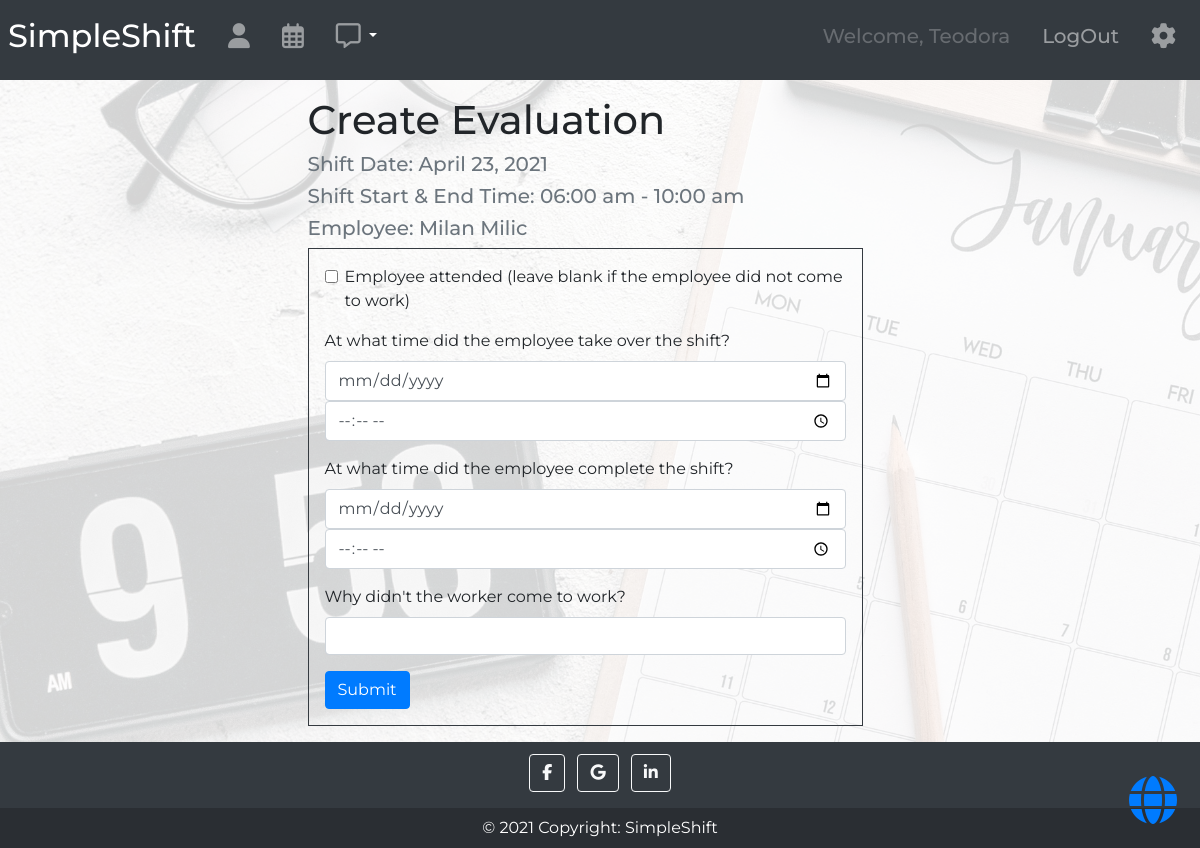
/shifts/37/evaluation_create/ (signed in), run on the app's committed database.
### shifts/models/employee_model.py (models this page shows, shortened)
class Employee(SimpleEmailConfirmationUserMixin, AbstractUser):
    job = models.ManyToManyField('Job', blank=True, related_name='employees')
    is_admin = models.BooleanField(default=False)
    is_employee = models.BooleanField(default=False)
    is_logged = models.BooleanField(default=False)
    def __str__(self):
        if self.first_name:
            return f"{self.first_name} {self.last_name}"
        else:
            return f"{self.username}"

### shifts/models/shift_employee_model.py (models this page shows, shortened)
class ShiftEmployee(models.Model):
    shift = models.ForeignKey('Shift', on_delete=models.CASCADE, related_name='assigned')
    employee = models.ForeignKey('Employee', on_delete=models.CASCADE, null=True, related_name='assigned')
    status = models.CharField(max_length=20, null=True, blank=True)
    absence_reason = models.CharField(max_length=255, null=True, blank=True)
    absence_report_time = models.DateTimeField(null=True, blank=True)

### shifts/models/shift_model.py (models this page shows, shortened)
class Shift(models.Model):
    start_time = models.DateTimeField()
    end_time = models.DateTimeField()
    job_type = models.ForeignKey('Job', on_delete=models.CASCADE, related_name='shifts')
    required_employees = models.PositiveIntegerField(default=1)
    def __str__(self):
        return f"{ self.get_start_time().strftime('%I:%M %p') } - { self.get_end_time().strftime('%I:%M %p') }".lower()
    def get_start_time(self):
        return self.start_time.replace(tzinfo=timezone.utc).astimezone(tz=None)
    def get_end_time(self):
        return self.end_time.replace(tzinfo=timezone.utc).astimezone(tz=None)

### shifts/views/shift_evaluation_views.py (the view, shortened to what this page needs)
# urls.py: path('<int:pk>/evaluation_create/', create_shift_evaluation, name='evaluation_create'),
@login_required
@user_passes_test(lambda u: u.is_admin, login_url='home')
def create_shift_evaluation(request, pk):
    form = ShiftEvaluationForm()
    context = {
        'form': form,
        'assigned_shift': ShiftEmployee.objects.filter(id=pk).get()
    }
    return render(request, 'shifts/evaluation_create.html', context=context)

### shifts/forms.py (shortened to what this page needs)
class ShiftEvaluationForm(forms.ModelForm):
    employee_has_come = forms.BooleanField(
        label='Employee attended (leave blank if the employee did not come to work)',
        required=False)
    employee_started = forms.SplitDateTimeField(
        required=False,
        label='At what time did the employee take over the shift?',
        widget=forms.SplitDateTimeWidget(date_attrs={'type': 'date'},
                                         time_attrs={'type': 'time'}),
    )
    employee_ended = forms.SplitDateTimeField(
        required=False,
        label='At what time did the employee complete the shift?',
        widget=forms.SplitDateTimeWidget(date_attrs={'type': 'date'},
                                         time_attrs={'type': 'time'}),
    )
    reason_employee_has_not_come = forms.CharField(
        widget=forms.TextInput,
        label="Why didn't the worker come to work?",
        required=False)
    class Meta:
        model = ShiftEvaluation
        fields = (
            "employee_has_come",
            "employee_started",
            "employee_ended",
            "reason_employee_has_not_come",
        )

### shifts/templates/shifts/evaluation_create.html (shortened to what this page needs)
{% extends 'base.html' %}
{% load crispy_forms_tags %}
{% block content %}
<div class="row justify-content-center container-fluid">
  <div class="col-6">
      <h1 class="mt-3">Create Evaluation</h1>
      <h5  class="text-muted">Shift Date: {{ assigned_shift.shift.start_time.date }}</h5>
      <h5  class="text-muted">Shift Start & End Time: {{ assigned_shift.shift }}</h5>
      <h5  class="text-muted">Employee: {{ assigned_shift.employee }}</h5>
      <div class="border border-dark p-3 mb-3">
        <form method="POST" novalidate>
              {{ form|crispy }}
              <button type="submit" class="btn btn-primary">Submit</button>
        </form>
      </div>
  </div>
</div>
{% endblock %}

### templates/navbar.html (shortened to what this page needs)
{% load notifications_tags %}
<nav class="navbar navbar-expand-lg navbar-dark bg-dark p-2">
  <a class="navbar-brand" href="{% url 'home' %}"><h2>SimpleShift</h2></a>
  <div class="collapse navbar-collapse" id="navbarToggler">
    {% if user.is_authenticated %}
    <ul class="navbar-nav mr-auto mt-2 mt-lg-0">
        <li class="nav-item p-2">
            <a class="nav-link" title='Profile' href="{% url 'employee_detail' pk=user.pk %}"><h5><i class="fas fa-user fa-lg"></i></h5></a>
        </li>
        <li class="nav-item p-2">
            <a class="nav-link" title='Shift schedule' href="{% url 'shifts:shift_list' %}"><h5><i class="far fa-calendar-alt fa-lg"></i></h5></a>
        </li>
         <li class="nav-item pt-2 pb-2 pl-2">
             <a  href="{% url 'shifts:notice' %}" class="nav-link notification" title='Notifications'>
                     <h5><i class="far fa-comment-alt fa-lg"></i></h5>
             </a>
         </li>
             <li class="nav-item pt-3 pb-2 dropdown show" style="cursor:pointer;color:white;">
                 <a class="dropdown-toggle" id="dropdownMenuLink" data-toggle="dropdown" aria-haspopup="true" aria-expanded="false"></a>
             </li>
    </ul>
    {% endif %}
    <ul class="navbar-nav ml-auto mt-2 mt-lg-0">
        {% if user.is_authenticated %}
        <li class="nav-item p-2">
            <a class="nav-link disabled"><h5>Welcome, {{ user.first_name }}</h5></a>
        </li>
        <li class="nav-item p-2">
            <a class="nav-link" href="{% url 'logout' %}"><h5>LogOut</h5></a>
        </li>
        {% endif %}
         {% if user.is_admin %}
        <li class="nav-item p-2">
            <a class="nav-link" title='Settings' onclick="openNav()"><h5><i class="fas fa-cog fa-lg"></i></h5></a>
        </li>
        {% endif %}
    </ul>
  </div>
</nav>

### static/css/master.css (style rules this page uses)
html, body { height: 100%; font-family: 'Montserrat', sans-serif; }
body { display: flex; flex-direction: column; }
.notification { position: relative; display: inline-block; }

### data on the page
Employee: first_name "Teodora"
ShiftEmployee: shift.start_time "April 23, 2021", shift "06:00 am - 10:00 am", employee "Milan Milic"
